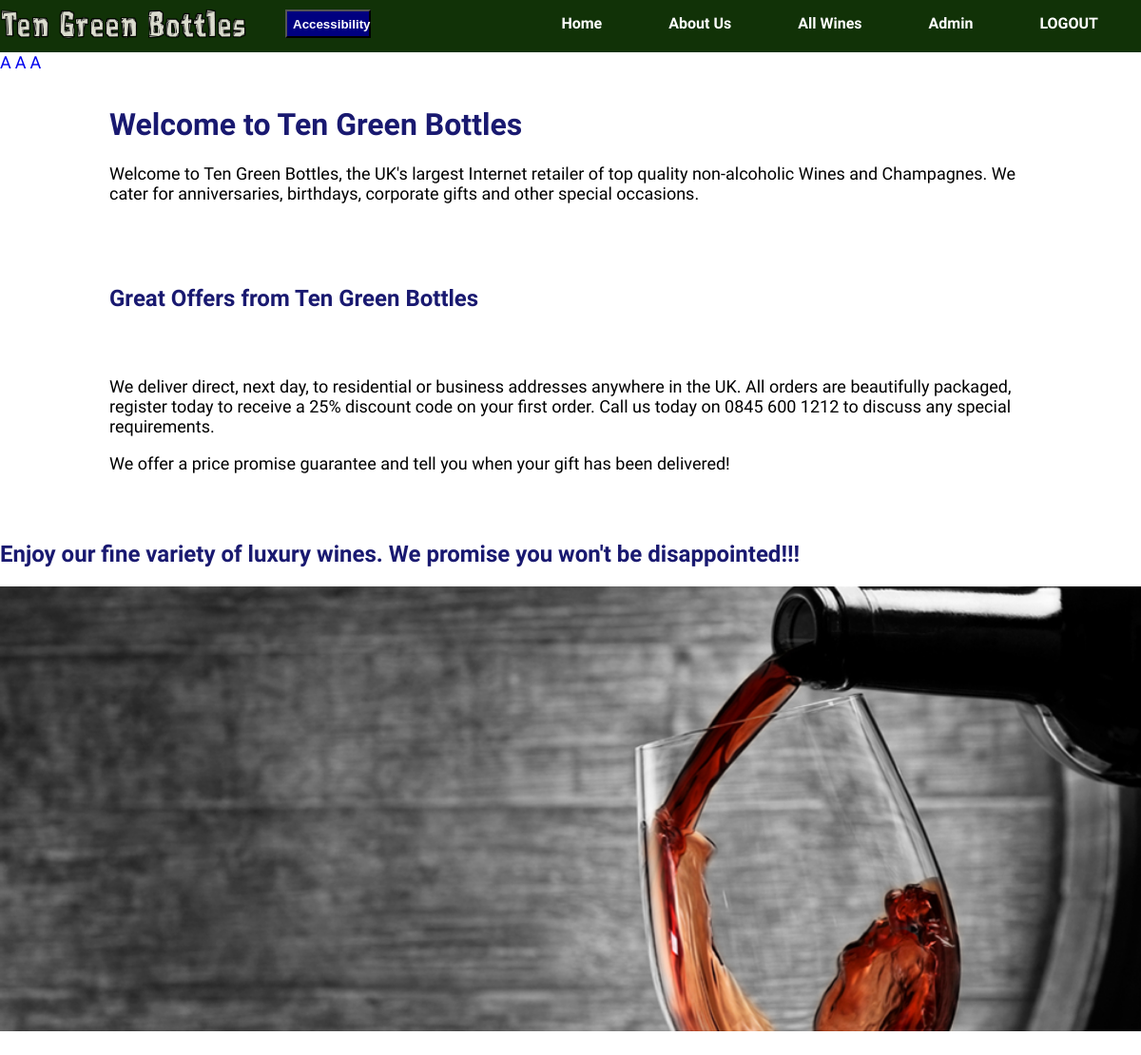
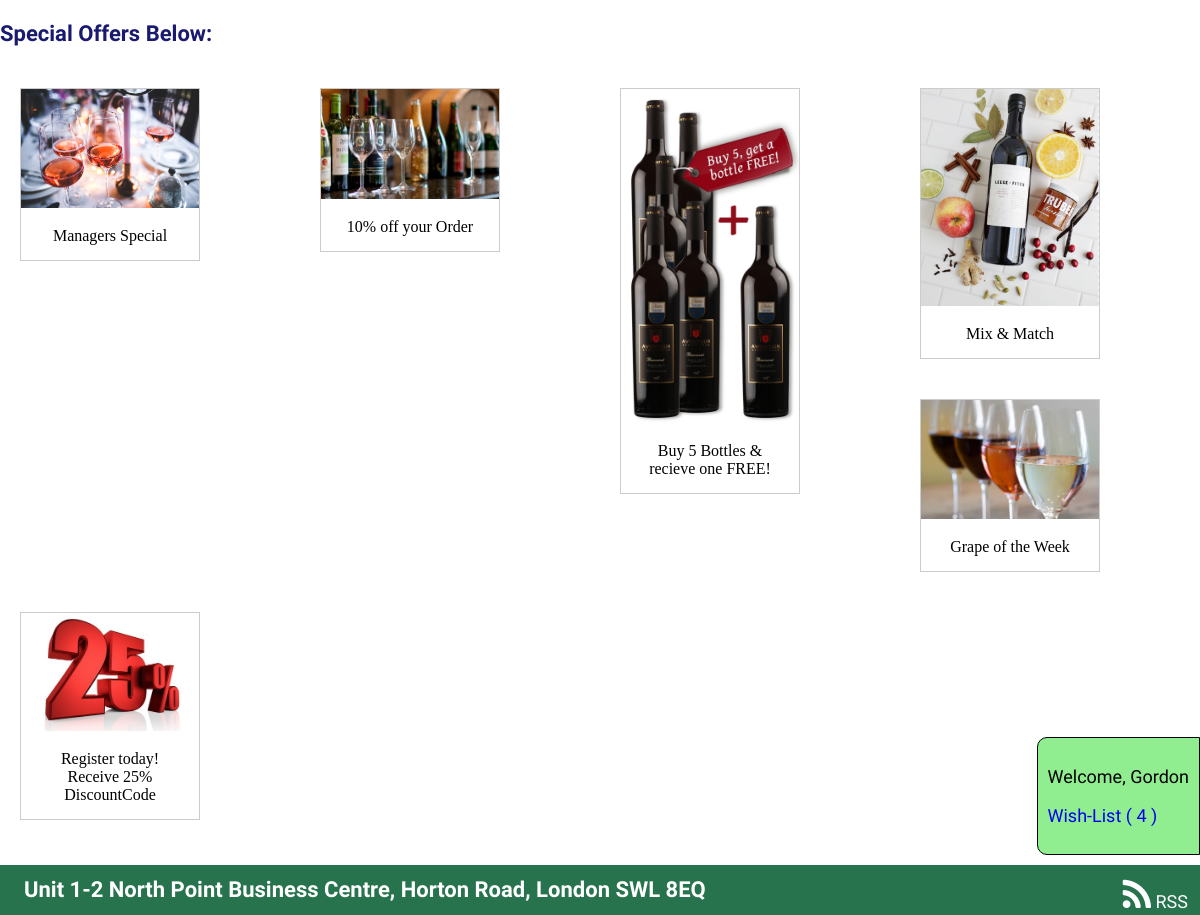
/index.php (signed in), run on an earlier commit of the app's database (2 pictures, top to bottom).
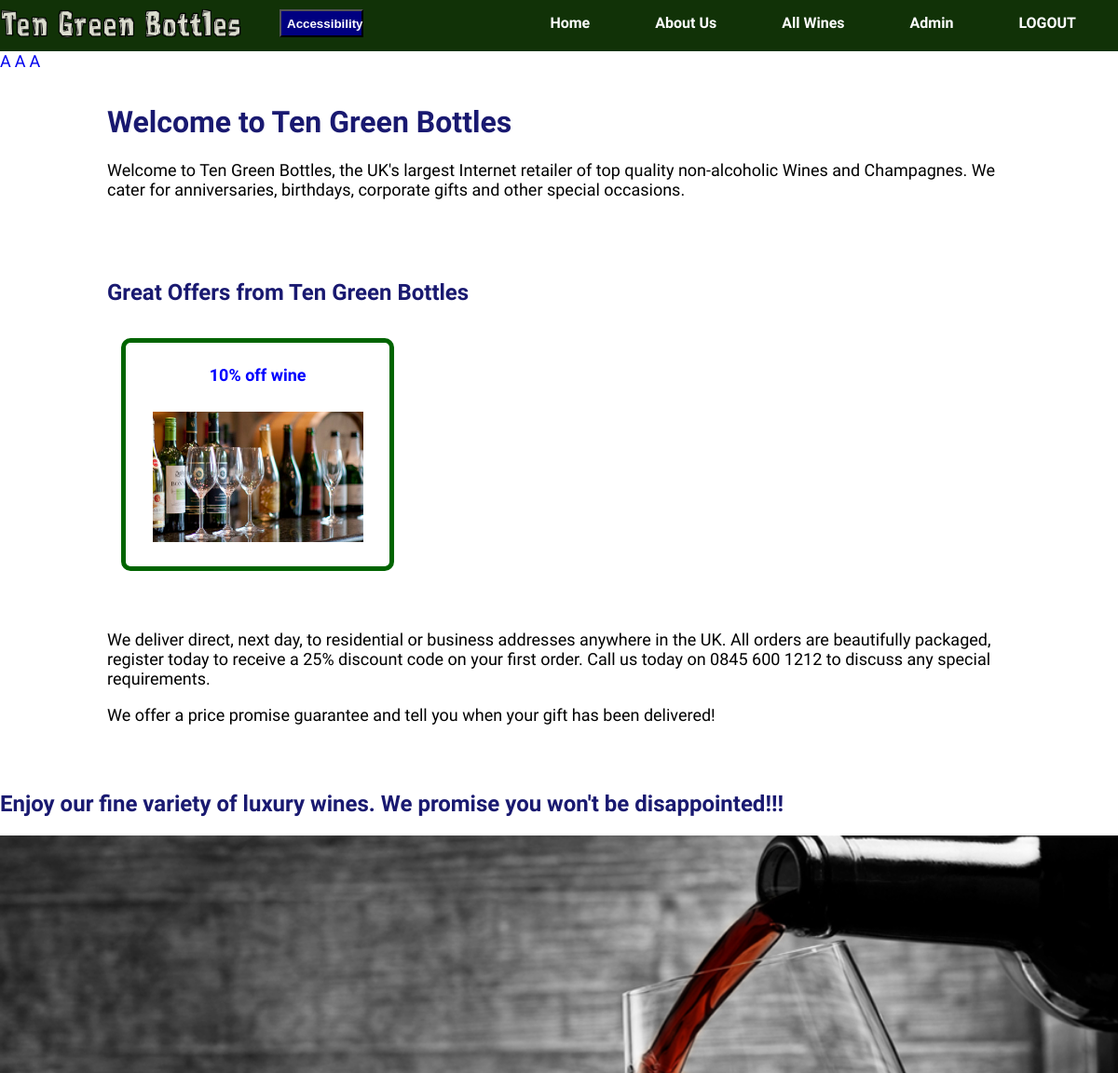
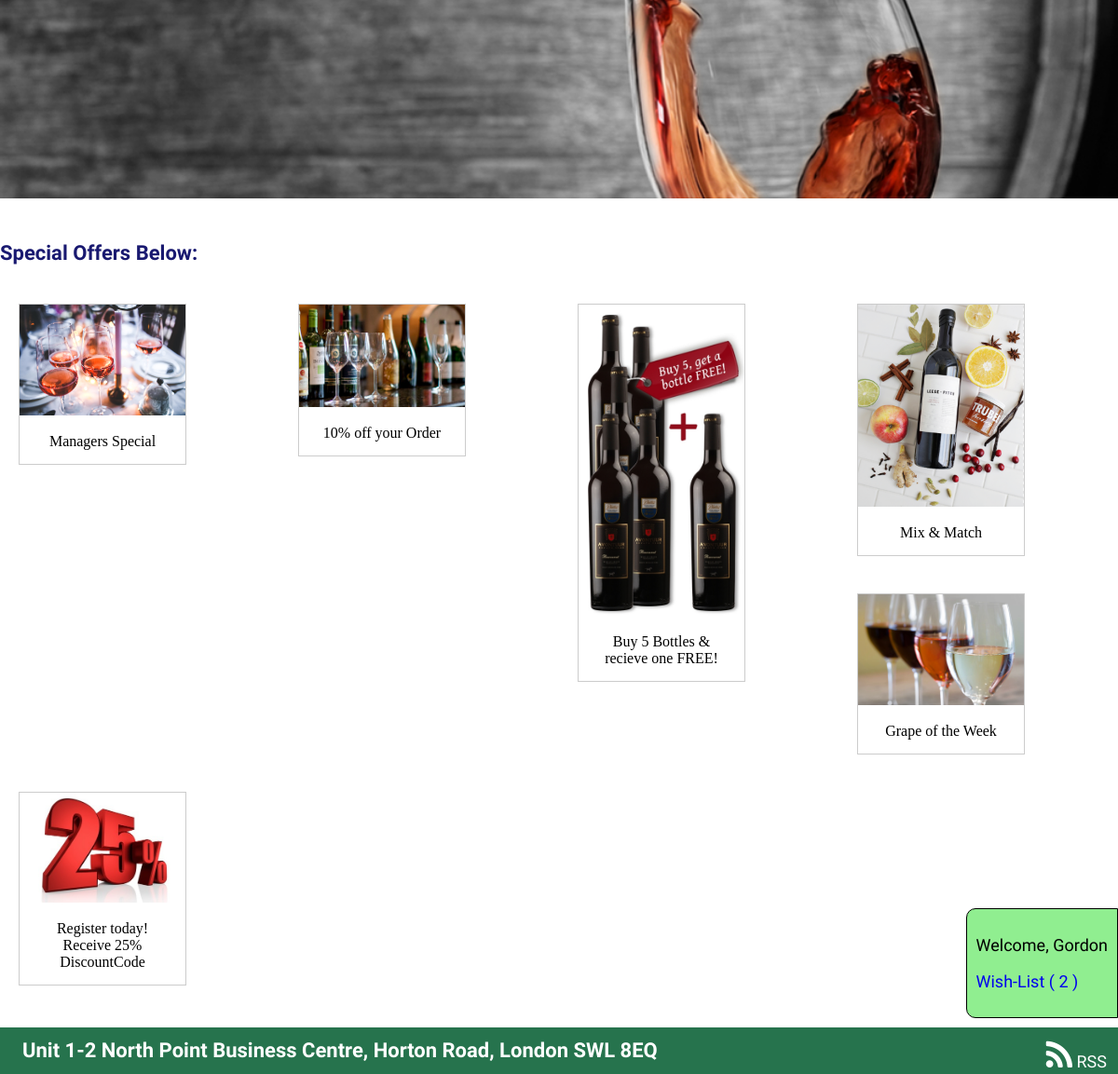
And on a later commit of the database (2 pictures, top to bottom).
### tables this page shows
CREATE TABLE IF NOT EXISTS `customer` (
  `customer_id` int(11) NOT NULL,
  `first_name` varchar(100) NOT NULL,
  `last_name` varchar(100) NOT NULL,
  `phone_number` varchar(15) DEFAULT NULL,
  `email_address` varchar(255) NOT NULL,
  `password` varchar(255) NOT NULL,
  `access` int(11) NOT NULL DEFAULT '0',
  `address_id_fk` int(11) NOT NULL
);

CREATE TABLE IF NOT EXISTS `campaign` (
  `campaign_id` int(11) NOT NULL,
  `offer_name` varchar(255) DEFAULT NULL,
  `asset_link` varchar(255) DEFAULT NULL,
  `alt_description` varchar(255) DEFAULT NULL
);

### Database/db_access.php (called while the page is built, shortened)
<?php
    class DbConnection {
        private $db_host = "localhost";
        private $db_user = "wine_user";
        private $db_name = "wine_app";
        private $db_pass = "paulNeve";
        protected $dbConn;
        public function __construct() {
            try {
                $this->dbConn = new PDO("mysql:host=$this->db_host;dbname=$this->db_name", $this->db_user, $this->db_pass);
                $this->dbConn->setAttribute(PDO::ATTR_ERRMODE, PDO::ERRMODE_EXCEPTION);
            } catch(PDOException $ex) {
                echo 'CONNECTION ERROR: ' . $ex->getMessage();
            }
        }
        public function getPdo() {
            return $this->dbConn;
        }
    }
    require_once ("Database/db_Read.php");
    $readObject = new ReadObject();
?>

### Database/db_Read.php (called while the page is built, shortened)
<?php
    class Read extends DbConnection {
        protected $pdo;
        public function __construct() {
            $this->pdo = $this->getPdo();
        }
        public function readQC($_q, $_c) {
            $statement = $this->pdo->prepare($_q);
            $statement->execute();
            $result = $statement->fetchAll(PDO::FETCH_CLASS, $_c);
            return $result;
        }
        protected function readQCP($_q, $_c, array $_p) {
            $statement = $this->pdo->prepare($_q);
            $statement->execute($_p);
            $result = $statement->fetchAll(PDO::FETCH_CLASS, $_c);
            return $result;
        }
    }
    class ReadObject extends Read {
        function getAllWishListById($_id) {
            $q = "SELECT * FROM wish_list WHERE customer_id_fk = ?";
            $c = 'WishList';
            $p = [$_id];
            return $this->readQCP($q, $c, $p);
        }
        function getUserById($_id) {
            $q = "SELECT * FROM customer WHERE customer_id = ? LIMIT 1";
            $c = 'Customer';
            $p = [$_id];
            return $this->readQCP($q, $c, $p);
        }
        function getAllCampaigns() {
            $q = "SELECT * FROM campaign";
            $c = 'Campaign';
            return $this->readQC($q, $c);
        }
    }
?>

### Controllers/main_controller.php (called while the page is built, shortened)
<?php
require_once("Database/db_access.php");
require_once ("Model/m_customer.php");
if (isset($_SESSION["Customer"])) {
    $currentUser = $readObject->getUserById($_SESSION["Customer"]);
    $userWishList = $readObject->getAllWishListById($_SESSION["Customer"]);
}
?>

### Model/m_customer.php (called while the page is built, shortened)
<?php
    class Customer implements JsonSerializable {
        public function __get($name) {
            return $this->$name;
        }
    }
?>

### Controllers/home_controller.php (called while the page is built, shortened)
<?php
    require_once ('Model/m_campaign.php');
    $accessCampaigns = $readObject->getAllCampaigns();
?>

### Model/m_campaign.php (called while the page is built, shortened)
<?php
    class Campaign {
        public function __get($name) {
            return $this->$name;
        }
    }
?>

### index.php (the view, shortened to what this page needs)
<?php require_once ("Includes/header.php"); ?>
<?php require_once ("Controllers/home_controller.php"); ?>
<?php require_once ("Includes/info.php"); ?>
<?php
include 'accessibility.php';
?>
    <div class="row">
        <div class="col-offset-lg-2 col-lg-8 col-offset-md-1 col-md-10 col-sm-12">
            <h1>Welcome to Ten Green Bottles</h1>
            <p> Welcome to Ten Green Bottles, the UK's largest Internet retailer of top
       quality non-alcoholic Wines and Champagnes. We cater for anniversaries,
       birthdays, corporate gifts and other special occasions.</p>
        </div>
    </div>
    <div class="row">
        <div class="col-offset-lg-2 col-lg-8 col-offset-md-1 col-md-10 col-sm-12">
            <h2>Great Offers from Ten Green Bottles</h2>
            <div class="row">
                <?php foreach ($accessCampaigns as $offer): ?>
                <div class="col-lg-3 col-md-4 col-sm-6">
                    <div class="offer">
                        <a href="wine.php?iCode=offer&offerNo=<?= $offer->campaign_id ?>">
                            <h4><?= $offer->offer_name ?></h4>
                            <img src="<?= $offer->asset_link ?>" alt="<?= $offer->alt_description ?>">
                        </a>
                    </div>
                </div>
                <?php endforeach; ?>
            </div>
        </div>
    </div>
    <div class="row">
        <div class="col-offset-lg-2 col-lg-8 col-offset-md-1 col-md-10 col-sm-12">
            <p>We deliver direct, next day, to residential or business addresses
               anywhere in the UK. All orders are beautifully packaged, register today
               to receive a 25% discount code on your first order. Call us today on
               0845 600 1212 to discuss any special requirements.</p>
            <p>We offer a price promise guarantee and tell you when your gift has been
              delivered!</p>
        </div>
    </div>
    <div class="row">
        <h2> Enjoy our fine variety of luxury wines. We promise you won't be disappointed!!!</h2>
        <div id="slider">
          <figure>
            <img src="image/slide1.jpg" alt= "wine poured in glass">
          </figure>
        </div>
    </div>
    <div class="row">
        <h3>Special Offers Below:</h3>
        <div class="col-lg-2 col-md-3 col-sm-4">
            <div class="image">
                <a target="_blank" href="wine_day_brands.png">
                    <img src="image/wine_day_brands.png" alt="Manager Special" width="100" height="150">
                </a>
                <div class="desc">Managers Special</div>
            </div>
        </div>
        <div class="col-lg-2 col-md-3 col-sm-4">
            <div class="image">
                <a target="_blank" href="classic-flyout.png">
                    <img src="image/classic-flyout.png" alt="10% off" width="300" height="200">
                </a>
                <div class="desc">10% off your Order</div>
            </div>
        </div>
        <div class="col-lg-2 col-md-3 col-sm-4">
            <div class="image">
                <a target="_blank" href="buy5.jpg">
                    <img src="image/buy5.jpg" alt="buy5get1" width="300" height="200">
                </a>
                <div class="desc">Buy 5 Bottles & recieve one FREE!</div>
            </div>
        </div>
        <div class="col-lg-2 col-md-3 col-sm-4">
            <div class="image">
                <a target="_blank" href="mixandmatch.png">
                    <img src="image/mixandmatch.png" alt="25% off" width="300" height="200">
                </a>
                <div class="desc">Mix & Match</div>
            </div>
        </div>
        <div class="col-lg-2 col-md-3 col-sm-4">
            <div class="image">
                <a target="_blank" href="wine_glasses.png">
                    <img src="image/wine_glasses.png" alt="Grape Week" width="300" height="200">
                </a>
                <div class="desc">Grape of the Week</div>
            </div>
        </div>
        <div class="col-lg-2 col-md-3 col-sm-4">
            <div class="image">
                <a target="_blank" href="25.jpg">
                    <img src="image/25.jpg" alt="25% off" width="300" height="200">
                </a>
                <div class="desc">Register today! Receive 25% DiscountCode</div>
            </div>
        </div>
    </div>
<?php require_once ("Includes/footer.php"); ?>

### Includes/header.php (shortened to what this page needs)
<?php require_once("Controllers/main_controller.php"); ?>
<!DOCTYPE html>
<html lang="en">
<head>
    <link rel="stylesheet" href="Style/main.css" type="text/css" />
    <link rel="stylesheet" href="Style/element.css" type="text/css" />
    <link rel="stylesheet" href="Style/responsive.css" type="text/css" />
    <link rel="stylesheet" href="danger.css" type="text/css" />
    <link rel="stylesheet" href="https://cdnjs.cloudflare.com/ajax/libs/font-awesome/4.7.0/css/font-awesome.min.css">
</head>
<body>
    <div class="navArea">
        <div id="logo">
            <img src="img/logo.png"/>
        </div>
        <div id="nav">
            <button class="Accessibility" onclick="zoomIn()">Accessibility</button>
            <ul id="rightNav">
                <li><a href="index.php" title="Home Page">Home</a></li>
                <li><a href="about.php" title="About Us Page">About Us</a></li>
                <li><a href="wine.php" title="Buy Wine Page">All Wines</a></li>
                <?php if(isset($_SESSION["Customer"])): ?>
                    <?php if (isset($_SESSION["Admin"])): ?>
                        <li><a href="admin/admin.php" title="Administration Page">Admin</a></li>
                    <?php endif; ?>
                    <li><a href="sign_out.php" title="Goodbye">LOGOUT</a></li>
                <?php else: ?>
                    <li><a href="sign_up.php" title="Sign Up now for Great Offers">Register Now</a></li>
                    <li><a href="sign_in.php" title="Login into your Account">LOGIN</a></li>
                <?php endif; ?>
            </ul>
        </div>
    </div>

### Includes/info.php (shortened to what this page needs)
<div id="userInfo">
    <?php if(isset($_SESSION["Customer"])): ?>
        <p>Welcome, <?= $currentUser[0]->first_name ?></p>
        <a href="wine.php?wine_type=showWish&iCode=filter"><p>Wish-List ( <?= count($userWishList) ?> )</p></a>
    <?php endif; ?>
</div>

### accessibility.php
<div id="controls">
    <a href="#" id="small">A</a>
    <a href="#" id="medium" class="selected">A</a>
    <a href="#" id="large">A</a>
</div>

### Includes/footer.php (shortened to what this page needs)
        <div class="buffer"></div>
        <div class="bottomArea">
            <h3> Unit 1-2 North Point Business Centre, Horton Road, London SWL 8EQ </h3>
            <a href="rss.php" title="RSS"><i class="fa fa-rss fa-2x" aria-hidden="true"></i> RSS</a>
        </div>
    </body>
</html>

### Style/main.css (style rules this page uses)
* { box-sizing: border-box; }
body { width: 100%; height: 100%; margin: 0px; padding: 0px; }
h1, h2, h3,h4,h5,h6,p,span,li,a, label, td, th { font-family: 'Muli', sans-serif; }
h1 { color: midnightblue; text-align: left; font-weight: bold; font-size: 32px; }
h2 { color: midnightblue; font-size: 24px; }
h3 { color: midnightblue; font-size: 22px; }
h4 { color: blue; font-size: 18px; }
p, li, a, span { font-size: 18px; list-style: none; }
a { text-decoration: none; }
#logo img { position: absolute; float:left; width: 260px; margin-top: 4px; }
.navArea, #nav { width: 100%; height: 55px; background-color: #113207; }
#nav ul li { display:inline; }
#nav a { text-decoration: none; font-weight: bold; font-size: 16px; color: white; float: left; margin-left: 10px; margin-right: 20px; top: 0; padding: 10px 20px; }
#rightNav { float: right; display: inline; margin: 5px; }
#slider { overflow: hidden; }
#slider figure img { width: 20%; float: left; }
#slider figure { position: relative; width: 500%; margin: 0; left: 0; text-align: left; font-size: 0; animation: 20s slider infinite; }
div.image { margin: 5px; border: 1px solid #ccc; float: left; width: 180px; }
div.image img { width: 100%; height: auto; }
div.desc { padding: 15px; text-align: center; }
.Accessibility { width: 90px; height: 30px; margin:auto; position: absolute; top: 10px; left: 300px; font-weight: bold; color: white; background-color: navy; }
.buffer { width:100%; clear: both; height: 75px; }

### Style/element.css (style rules this page uses)
#userInfo { position: fixed; background-color: lightgreen; right: 0; bottom: 60px; Padding: 10px; font-size: 14px; border: 1px solid black; border-bottom-left-radius: 10px; border-top-left-radius: 10px; z-index: 1; }

### Style/responsive.css (style rules this page uses)
.row::after { content: ""; clear: both; display: table; }
[class*="col-"] { float: left; padding: 15px; }
@media only screen and (min-width: 0) { [class*="col-"] { width: 100%; } }
@media only screen and (min-width: 0) { #nav { display:none; } }
@media only screen and (min-width: 640px) { .col-sm-4 { width: 33.3333333333%; } }
@media only screen and (min-width: 640px) { .col-sm-6 { width: 50%; } }
@media only screen and (min-width: 640px) { .col-sm-12 { width: 100%; } }
@media only screen and (min-width: 960px) { .col-md-3 { width: 25%; } }
@media only screen and (min-width: 960px) { .col-md-4 { width: 33.3333333333%; } }
@media only screen and (min-width: 960px) { .col-md-10 { width: 83.3333333333%; } }
@media only screen and (min-width: 960px) { .col-offset-md-1 { margin-left:8.3333333333% } }
@media only screen and (min-width: 960px) { #nav { display: block; } }

### danger.css (style rules this page uses)
.offer { width: 100%; min-height: 250px; max-height: 250px; border:solid 5px darkgreen; border-radius: 10px; text-align: center; }
.offer img { max-width: 100%; max-height: 150px; padding: 5px; }
.bottomArea { clear: both; width: 100%; height: 50px; background-color: #26734d; position: fixed; bottom: 0; }
.bottomArea h3 { float: left; color: #fff; margin:12px; padding-left: 12px; }
.bottomArea a { float: right; color: #fff; padding: 12px; }

What changed in the data, as far as the page shows it:
added campaign: offer_name "10% off wine", asset_link (picture)
Also different on the page:
count($userWishList): "4" → "2"
